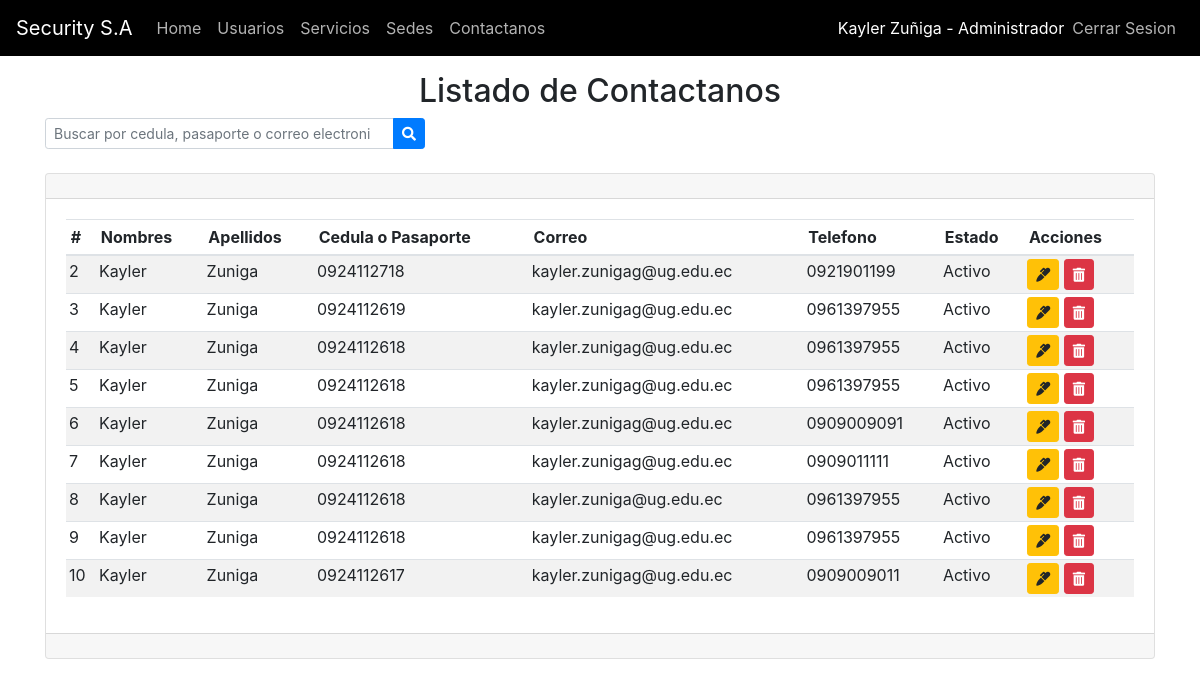
Page /index.php?c=contacto&f=index (signed in) on the committed database.
### tables this page shows
CREATE TABLE `contactanos` (
  `id_contactanos` int(11) NOT NULL AUTO_INCREMENT,
  `nombres` varchar(50) NOT NULL,
  `apellidos` varchar(50) NOT NULL,
  `cedula_pasaporte` varchar(15) NOT NULL,
  `fecha_nacimiento` date NOT NULL,
  `estado_civil` varchar(15) NOT NULL,
  `correo` varchar(50) NOT NULL,
  `telefono` varchar(10) NOT NULL,
  `descripcion` varchar(250) DEFAULT NULL,
  `estado` int(11) NOT NULL DEFAULT '1',
  `id_usuario` int(11) DEFAULT NULL,
  PRIMARY KEY (`id_contactanos`),
  KEY `id_usuario_idx` (`id_usuario`),
  CONSTRAINT `id_usuario` FOREIGN KEY (`id_usuario`) REFERENCES `usuario` (`id_usuario`)
);

### controller/FrontController.php (called while the page is built, shortened)
<?php
class FrontController
{
    public function ruteo()
    {
        $funcion = (!empty($_REQUEST['f'])) ? htmlentities($_REQUEST['f']) : FUNCION_PRINCIPAL;
        $cont = new $controlador();
        $cont->$funcion();
    }
}

### index.php (called while the page is built)
<?php
require_once 'controller/FrontController.php';
$front = new FrontController();
$front->ruteo();

### config/conexion.php (called while the page is built)
<?php
class Conexion
{
    public static function getConexion()
    {
        $dsn = 'mysql:host=localhost;port=3306;dbname=' . DBNAME;
        $conexion = null;
        try {
            $conexion = new PDO($dsn, DBUSER, DBPASSWORD);
            $conexion->setAttribute(PDO::ATTR_ERRMODE, PDO::ERRMODE_EXCEPTION);
        } catch (Exception $e) {
            echo $e;
            die("error " . $e->getMessage());
        }
        return $conexion;
    }
}

### model/dao/ContactoDAO.php (called while the page is built, shortened)
<?php
require_once 'config/conexion.php';
class ContactoDAO
{
    private $con;
    public function __construct()
    {
        $this->con = Conexion::getConexion();
    }
    public function selectAll($parametro)
    {
        $sql = "select * from contactanos where (correo like :correo or cedula_pasaporte like :cedula_pasaporte) and estado = 1";
        $stmt = $this->con->prepare($sql);
        $conlike = '%' . $parametro . '%';
        $data = array('correo' => $conlike, 'cedula_pasaporte' => $conlike);
        $stmt->execute($data);
        $resultados = $stmt->fetchAll(PDO::FETCH_ASSOC);
        return $resultados;
    }
}

### view/contactanos/contactanos.list.php (the view, shortened to what this page needs)
    <main><br><br><br>
    <div style="text-align: center;" class="container">
    <h2>Listado de Contactanos</h2>
    </div>
        <div class="container">
        <div class="input-group input-group-sm" style="width: 380px;">
                        <input type="search" name="busqueda" id="busqueda" class="form-control float-right" placeholder="Buscar por cedula, pasaporte o correo electronico">
                        <div class="input-group-append">
                            <button type="submit" class="btn btn-primary">
                                <i class="fas fa-search"></i>
                            </button>
                        </div>
        </div><br>
            <div class="card">
                <div class="card-header">
                </div>
                <div class="card-body table-responsive">
                    <table class="table table-hover text-nowrap table-striped table-sm" >
                        <thead>
                            <tr>
                                <th>#</th>
                                <th>Nombres</th>
                                <th>Apellidos</th>
                                <th>Cedula o Pasaporte</th>
                                <th>Correo</th>
                                <th>Telefono</th>
                                <th>Estado</th>
                                <?php if ($_SESSION['id_rol'] == 1) {?>
                                <th>Acciones</th>
                                <?php }?>
                            </tr>
                        </thead>
                        <tbody class="tabladatos">
                        <?php foreach ($contactanos as $contacto) {?>
                            <tr>
                                <td><?php echo $contacto['id_contactanos']; ?></td>
                                <td><?php echo $contacto['nombres']; ?></td>
                                <td><?php echo $contacto['apellidos']; ?></td>
                                <td><?php echo $contacto['cedula_pasaporte']; ?></td>
                                <td><?php echo $contacto['correo']; ?></td>
                                <td><?php echo $contacto['telefono']; ?></td>
                                <?php $estado = $contacto['estado'];
                                        if ($estado == 1) {
                                            $estado = "Activo";
                                        } else {
                                            $estado = "Inactivo";
                                        }
                                        ?>
                                <td><?php echo $estado; ?></td>
                                <?php if ($_SESSION['id_rol'] == 1) {?>
                                <td>
                                    <a class="btn btn-warning btn-sm"
                                    href="index.php?c=contacto&f=view_edit&id=<?php echo $contacto['id_contactanos']; ?>">
                                    <i class="fas fa-marker"></i></a>
                                    <a class="btn btn-danger btn-sm"
                                    onclick="if(!confirm('Esta seguro de eliminar el contacto?'))return false;"
                                    href="index.php?c=contacto&f=eliminar&id=<?php echo $contacto['id_contactanos']; ?>">
                                    <i class="fas fa-trash-alt"></i></a>
                                </td>
                                <?php }?>
                            </tr>
                        <?php }?>
                        </tbody>
                    </table>
                </div>
                <div class="card-footer">
                </div>
            </div>
        </div>
    </main>
<br><br><br>

### assets/css/styles.css (style rules this page uses)
.tabladatos tr td { padding: 3px; }

### rows in the picture
contactanos: id_contactanos "2", nombres "Kayler", apellidos "Zuniga", cedula_pasaporte "0924112718", correo "kayler.zunigag@ug.edu.ec", telefono "0921901199", estado "Activo"
contactanos: id_contactanos "3", nombres "Kayler", apellidos "Zuniga", cedula_pasaporte "0924112619", correo "kayler.zunigag@ug.edu.ec", telefono "0961397955", estado "Activo"
contactanos: id_contactanos "4", nombres "Kayler", apellidos "Zuniga", cedula_pasaporte "0924112618", correo "kayler.zunigag@ug.edu.ec", telefono "0961397955", estado "Activo"
contactanos: id_contactanos "5", nombres "Kayler", apellidos "Zuniga", cedula_pasaporte "0924112618", correo "kayler.zunigag@ug.edu.ec", telefono "0961397955", estado "Activo"
contactanos: id_contactanos "6", nombres "Kayler", apellidos "Zuniga", cedula_pasaporte "0924112618", correo "kayler.zunigag@ug.edu.ec", telefono "0909009091", estado "Activo"
contactanos: id_contactanos "7", nombres "Kayler", apellidos "Zuniga", cedula_pasaporte "0924112618", correo "kayler.zunigag@ug.edu.ec", telefono "0909011111", estado "Activo"
contactanos: id_contactanos "8", nombres "Kayler", apellidos "Zuniga", cedula_pasaporte "0924112618", correo "kayler.zuniga@ug.edu.ec", telefono "0961397955", estado "Activo"
contactanos: id_contactanos "9", nombres "Kayler", apellidos "Zuniga", cedula_pasaporte "0924112618", correo "kayler.zunigag@ug.edu.ec", telefono "0961397955", estado "Activo"
contactanos: id_contactanos "10", nombres "Kayler", apellidos "Zuniga", cedula_pasaporte "0924112617", correo "kayler.zunigag@ug.edu.ec", telefono "0909009011", estado "Activo"

### other values in the picture
$_SESSION['nombres'] "Kayler"
$_SESSION['apellidos'] "Zuñiga"
$_SESSION['nombre_rol'] "Administrador"
